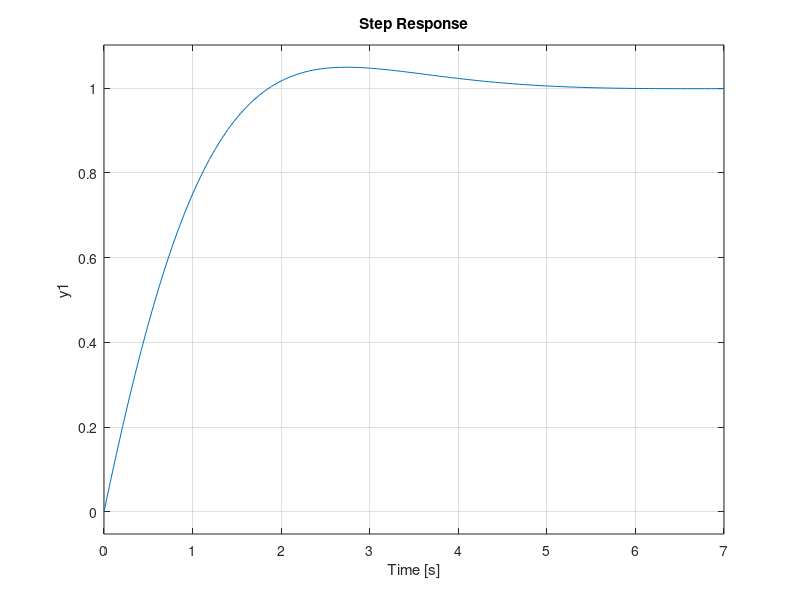

Reproduce this figure in MATLAB. (Note: this script raises an error after producing the figure.)
clear; clc; close all

k = 0.174181;
a = 1.5346;

num = [1 a];
den = [1,2*k+a,2*k*a+1];
g = tf(num,den);

step(g)
stepinfo(g)
